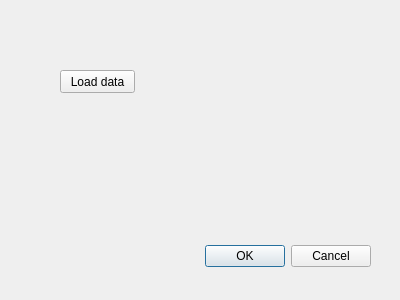
<?xml version="1.0" encoding="UTF-8"?>
<ui version="4.0">
 <class>QhyperSpectralDialogBase</class>
 <widget class="QDialog" name="QhyperSpectralDialogBase">
  <property name="geometry">
   <rect>
    <x>0</x>
    <y>0</y>
    <width>400</width>
    <height>300</height>
   </rect>
  </property>
  <property name="windowTitle">
   <string>Qhyper Spectral</string>
  </property>
  <widget class="QDialogButtonBox" name="button_box">
   <property name="geometry">
    <rect>
     <x>30</x>
     <y>240</y>
     <width>341</width>
     <height>32</height>
    </rect>
   </property>
   <property name="orientation">
    <enum>Qt::Horizontal</enum>
   </property>
   <property name="standardButtons">
    <set>QDialogButtonBox::Cancel|QDialogButtonBox::Ok</set>
   </property>
  </widget>
  <widget class="QPushButton" name="load_pbutton">
   <property name="geometry">
    <rect>
     <x>60</x>
     <y>70</y>
     <width>75</width>
     <height>23</height>
    </rect>
   </property>
   <property name="text">
    <string>Load data</string>
   </property>
  </widget>
 </widget>
 <resources/>
 <connections>
  <connection>
   <sender>button_box</sender>
   <signal>accepted()</signal>
   <receiver>QhyperSpectralDialogBase</receiver>
   <slot>accept()</slot>
   <hints>
    <hint type="sourcelabel">
     <x>20</x>
     <y>20</y>
    </hint>
    <hint type="destinationlabel">
     <x>20</x>
     <y>20</y>
    </hint>
   </hints>
  </connection>
  <connection>
   <sender>button_box</sender>
   <signal>rejected()</signal>
   <receiver>QhyperSpectralDialogBase</receiver>
   <slot>reject()</slot>
   <hints>
    <hint type="sourcelabel">
     <x>20</x>
     <y>20</y>
    </hint>
    <hint type="destinationlabel">
     <x>20</x>
     <y>20</y>
    </hint>
   </hints>
  </connection>
 </connections>
</ui>
